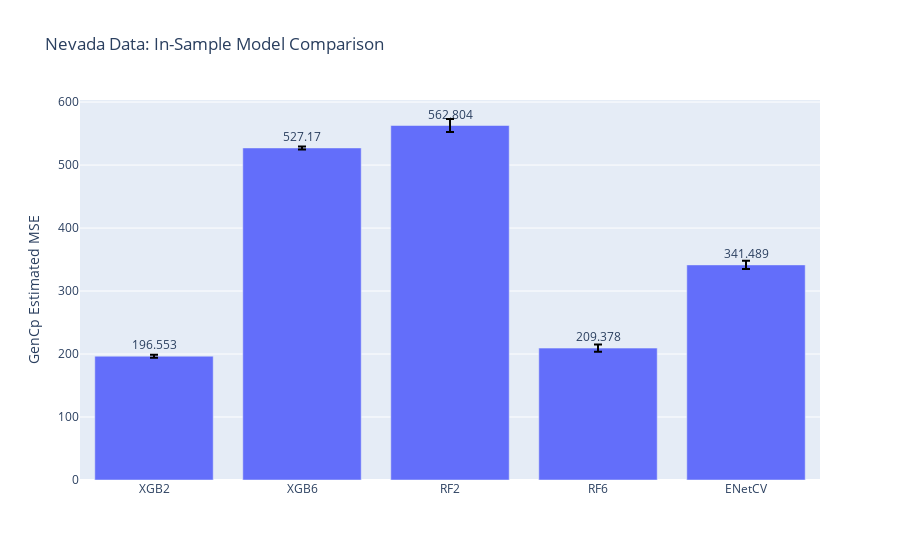

The notebook cell this image was saved under:
### Code cell
fig_SSN = make_subplots(
    rows=1, cols=1
)

df_SSN = pd.DataFrame({est_names[i]: errs_SSN[i] for i in np.arange(len(est_names))})

fig_SSN.add_trace(go.Bar(
    x = df_SSN.columns,
    y=df_SSN.mean(),
    marker_color=px.colors.qualitative.Plotly[0],
    text=np.around(df_SSN.mean(),3),
    textposition='outside',
    error_y=dict(
        type='data',
        color='black',
        array=df_SSN.std(),
    )
), row=1, col=1)

fig_SSN.update_yaxes(title_text="GenCp Estimated MSE", row=1, col=1)
fig_SSN.update_layout(title_text="Nevada Data: In-Sample Model Comparison", showlegend=False)
fig_SSN.show()

### Figure 1 — Plotly figure (JSON) as saved in the notebook; plotly's stock layout.template omitted (floating-point values rounded to 4 significant figures)
{"data": [{"error_y": {"array": [2.439, 2.332, 10.32, 5.806, 6.467], "color": "black", "type": "data"}, "marker": {"color": "#636EFA"}, "text": [196.6, 527.2, 562.8, 209.4, 341.5], "textposition": "outside", "type": "bar", "x": ["XGB2", "XGB6", "RF2", "RF6", "ENetCV"], "xaxis": "x", "y": [196.6, 527.2, 562.8, 209.4, 341.5], "yaxis": "y"}], "layout": {"showlegend": false, "title": {"text": "Nevada Data: In-Sample Model Comparison"}, "xaxis": {"anchor": "y", "domain": [0, 1]}, "yaxis": {"anchor": "x", "domain": [0, 1], "title": {"text": "GenCp Estimated MSE"}}}}
